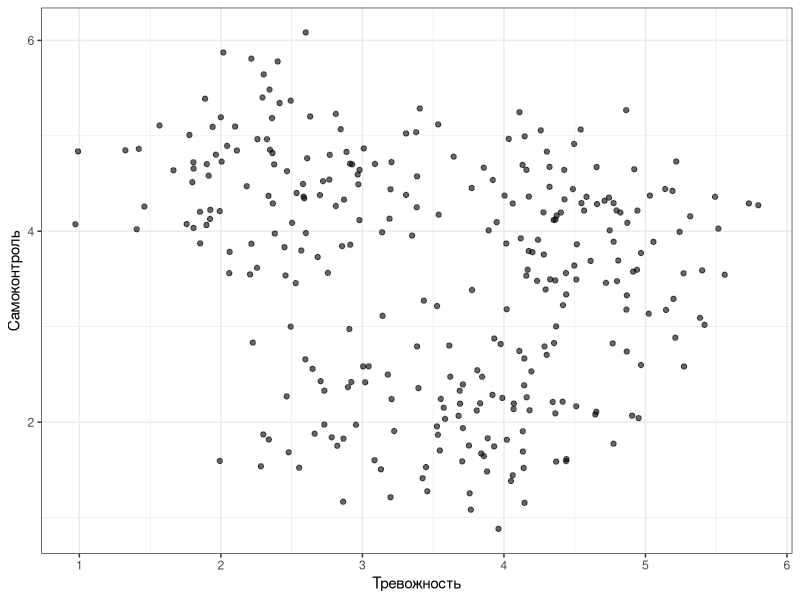
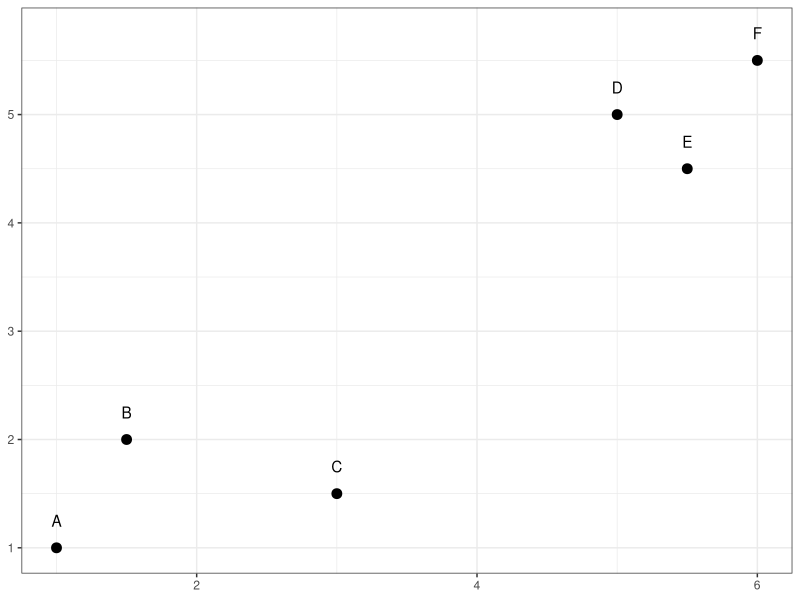
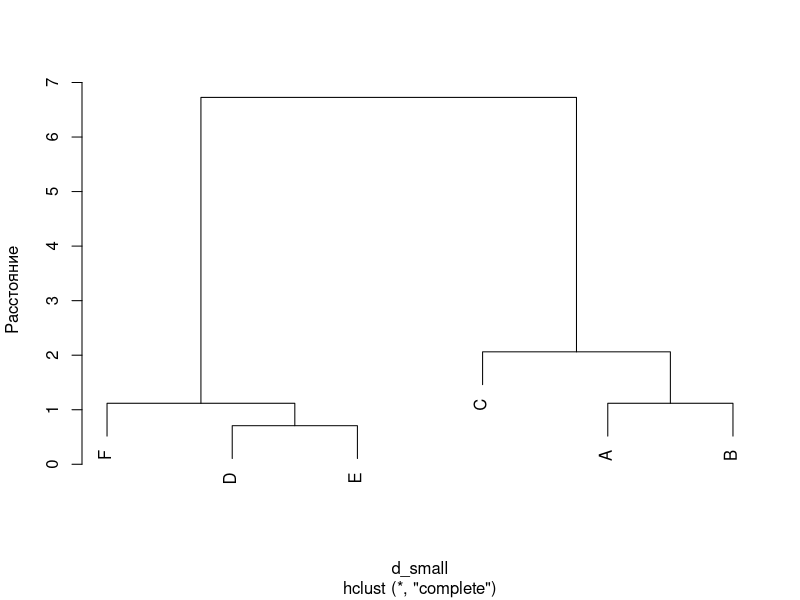
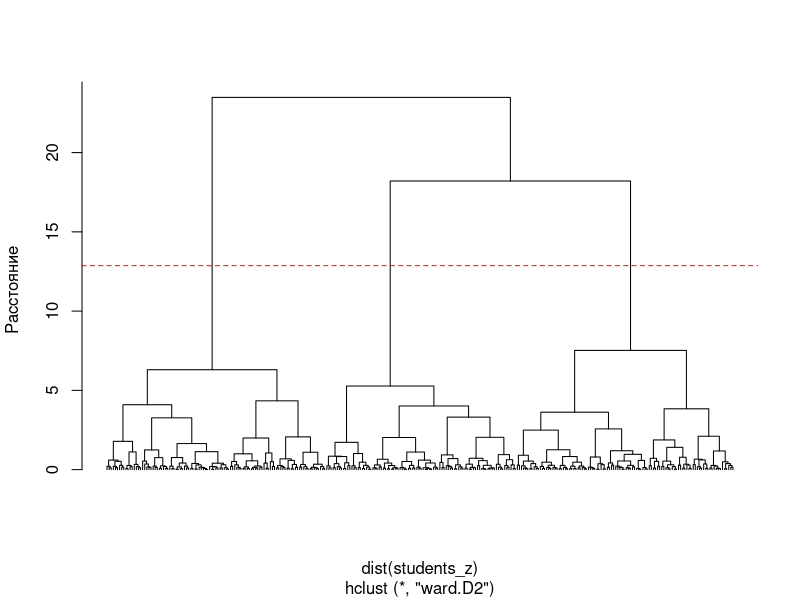
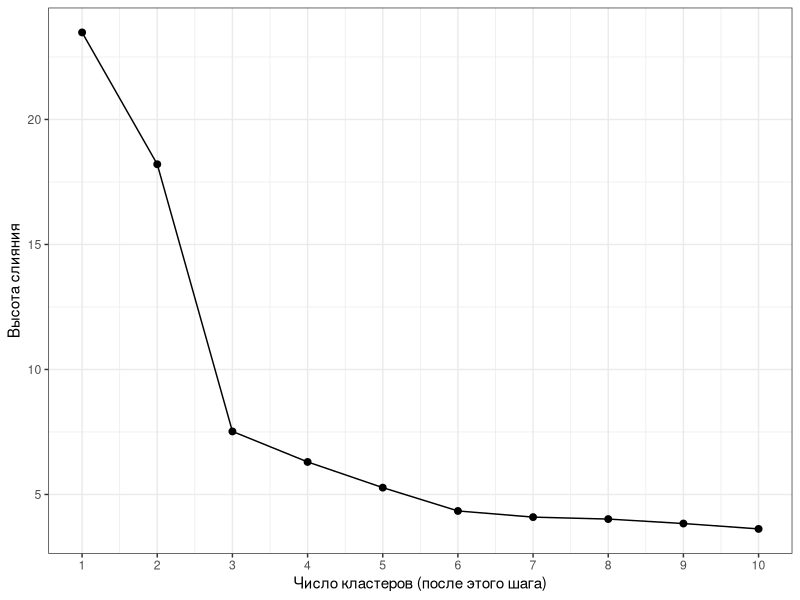
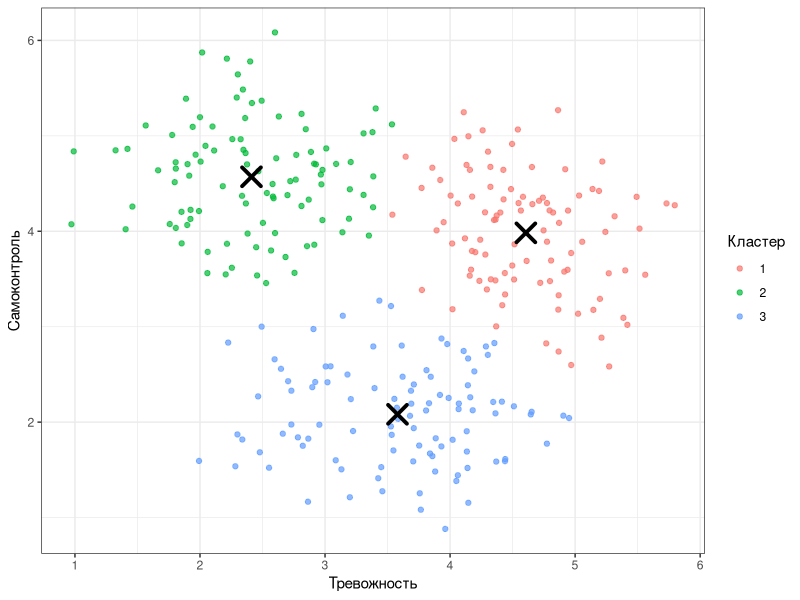
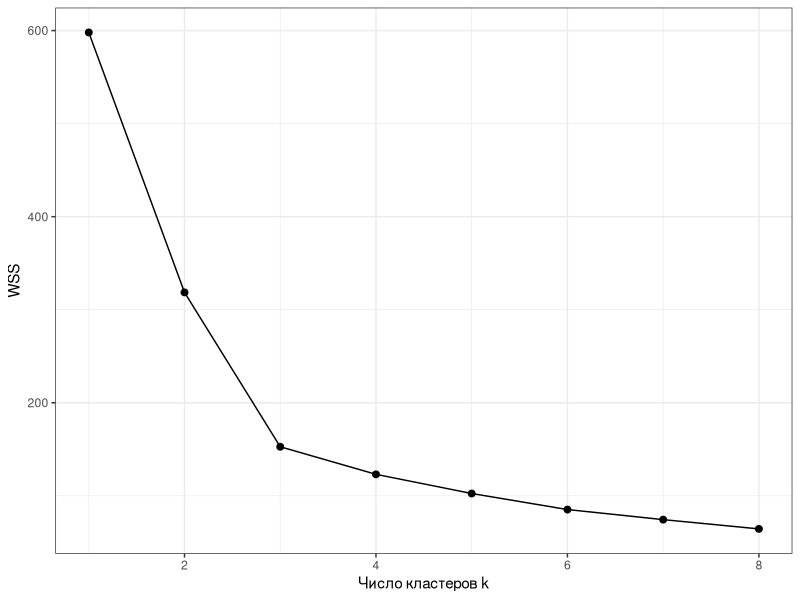
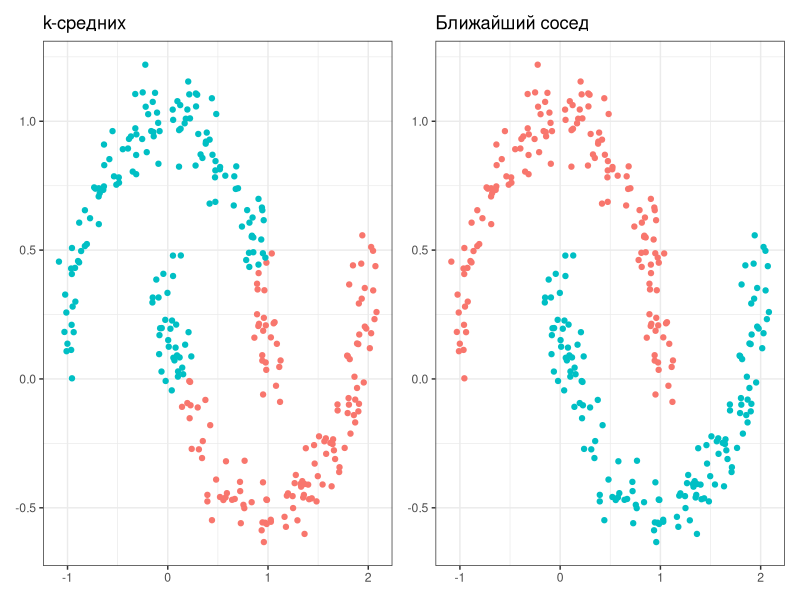

R code for these plots, in order:
## ---- chunk 1
knitr::opts_chunk$set(echo = TRUE, eval = TRUE, warning = FALSE, message = FALSE, error = FALSE,
                      fig.height = 3.6, fig.width = 6.5)
## ---- chunk 2
library(tidyverse)
library(patchwork)
theme_set(theme_bw())
## ---- chunk 3
set.seed(2026)

n_each <- 100
students <- bind_rows(
  tibble(anxiety = rnorm(n_each, 2.5, 0.6), selfctrl = rnorm(n_each, 4.5, 0.6), true = "A"),
  tibble(anxiety = rnorm(n_each, 4.5, 0.6), selfctrl = rnorm(n_each, 4.0, 0.6), true = "B"),
  tibble(anxiety = rnorm(n_each, 3.5, 0.6), selfctrl = rnorm(n_each, 2.0, 0.6), true = "C")
)

ggplot(students, aes(anxiety, selfctrl)) +
  geom_point(alpha = 0.6) +
  labs(x = "Тревожность", y = "Самоконтроль")
## ---- chunk 4
three <- students |> slice(1:3) |> select(anxiety, selfctrl)
three

dist(three, method = "euclidean")
dist(three, method = "manhattan")
## ---- chunk 5
three_scaled <- three |> mutate(selfctrl = selfctrl * 100)
dist(three)
dist(three_scaled)
## ---- chunk 6
students_z <- students |>
  select(anxiety, selfctrl) |>
  scale() |>
  as_tibble()
## ---- chunk 7
pts <- tibble(id = LETTERS[1:6],
              x = c(1, 1.5, 3, 5, 5.5, 6),
              y = c(1, 2, 1.5, 5, 4.5, 5.5))

ggplot(pts, aes(x, y, label = id)) +
  geom_point(size = 3) +
  geom_text(nudge_y = 0.25) +
  labs(x = NULL, y = NULL)
## ---- chunk 8
d_small <- dist(pts[, c("x", "y")]) |> `attr<-`("Labels", pts$id)
round(d_small, 2)

hc_small <- hclust(d_small, method = "complete")
tibble(step = 1:5,
       merged = map_chr(1:5, \(i) paste(ifelse(hc_small$merge[i, ] < 0,
                                               pts$id[abs(hc_small$merge[i, ])],
                                               paste0("кластер ", hc_small$merge[i, ])),
                                        collapse = " + ")),
       height = round(hc_small$height, 2))
## ---- chunk 9
#| label: fig-dendro-small
#| fig-cap: "Дендрограмма для шести точек (метод дальнего соседа)"
plot(hc_small, main = NULL, xlab = NULL, sub = NULL, ylab = "Расстояние")
## ---- chunk 10
hc <- hclust(dist(students_z), method = "ward.D2")
## ---- chunk 11
#| label: fig-dendro
#| fig-cap: "Дендрограмма кластеризации 300 студентов (метод Уорда). Красная линия --- разрез на три кластера"
plot(hc, labels = FALSE, hang = -1, main = NULL, xlab = NULL, sub = NULL, ylab = "Расстояние")
abline(h = mean(rev(hc$height)[2:3]), col = "firebrick", lty = 2)
## ---- chunk 12
students <- students |> mutate(hier = factor(cutree(hc, k = 3)))
count(students, true, hier)
## ---- chunk 13
#| label: fig-scree-hier
#| fig-cap: "Высоты последних слияний. Резкий скачок после выделения трёх кластеров"
tibble(k = 1:10, height = rev(tail(hc$height, 10))) |>
  ggplot(aes(k, height)) +
  geom_line() + geom_point(size = 2) +
  scale_x_continuous(breaks = 1:10) +
  labs(x = "Число кластеров (после этого шага)", y = "Высота слияния")
## ---- chunk 14
set.seed(1)
km <- kmeans(students_z, centers = 3, nstart = 25)
km$size
## ---- chunk 15
#| label: fig-kmeans
#| fig-cap: "Результат метода k-средних. Крестики --- центры кластеров"
students <- students |> mutate(km = factor(km$cluster))

centers <- as_tibble(km$centers) |>
  mutate(anxiety = anxiety * sd(students$anxiety) + mean(students$anxiety),
         selfctrl = selfctrl * sd(students$selfctrl) + mean(students$selfctrl))

ggplot(students, aes(anxiety, selfctrl, colour = km)) +
  geom_point(alpha = 0.7) +
  geom_point(data = centers, shape = 4, size = 5, stroke = 2, colour = "black") +
  labs(x = "Тревожность", y = "Самоконтроль", colour = "Кластер")
## ---- chunk 16
#| label: fig-elbow
#| fig-cap: "Метод локтя: внутрикластерная сумма квадратов при разном числе кластеров"
tibble(k = 1:8) |>
  mutate(wss = map_dbl(k, \(k) kmeans(students_z, centers = k, nstart = 25)$tot.withinss)) |>
  ggplot(aes(k, wss)) +
  geom_line() + geom_point(size = 2) +
  labs(x = "Число кластеров k", y = "WSS")
## ---- chunk 17
set.seed(2026)
n_m <- 150
t1 <- runif(n_m, 0, pi)
t2 <- runif(n_m, 0, pi)
moons <- bind_rows(
  tibble(x = cos(t1), y = sin(t1), true = "1"),
  tibble(x = 1 - cos(t2), y = 0.5 - sin(t2), true = "2")
) |>
  mutate(x = x + rnorm(n(), sd = 0.08), y = y + rnorm(n(), sd = 0.08))

moons <- moons |>
  mutate(km = factor(kmeans(scale(pick(x, y)), 2, nstart = 25)$cluster),
         single = factor(cutree(hclust(dist(scale(pick(x, y))), "single"), 2)))
## ---- chunk 18
#| label: fig-moons
#| fig-cap: "Метод k-средних разрезает «полумесяцы» поперёк, а иерархический метод ближайшего соседа находит их верно"
#| fig-height: 3.2
p1 <- ggplot(moons, aes(x, y, colour = km)) + geom_point(show.legend = FALSE) +
  labs(title = "k-средних", x = NULL, y = NULL)
p2 <- ggplot(moons, aes(x, y, colour = single)) + geom_point(show.legend = FALSE) +
  labs(title = "Ближайший сосед", x = NULL, y = NULL)
p1 + p2
## ---- chunk 19
tibble(method = c("Иерархический (Уорд)", "k-средних"),
       ARI = c(mclust::adjustedRandIndex(students$true, students$hier),
               mclust::adjustedRandIndex(students$true, students$km)))
## ---- chunk 20
sil <- cluster::silhouette(as.integer(students$km), dist(students_z))
mean(sil[, "sil_width"])
## ---- chunk 21
#| label: fig-silhouette-k
#| fig-cap: "Средняя силуэтная ширина при разном числе кластеров (k-средних)"
tibble(k = 2:8) |>
  mutate(sil = map_dbl(k, \(k) {
    cl <- kmeans(students_z, centers = k, nstart = 25)$cluster
    mean(cluster::silhouette(cl, dist(students_z))[, "sil_width"])
  })) |>
  ggplot(aes(k, sil)) +
  geom_line() + geom_point(size = 2) +
  labs(x = "Число кластеров k", y = "Средняя силуэтная ширина")
## ---- chunk 22
keys <- list(agree = c("-A1", "A2", "A3", "A4", "A5"),
             consc = c("C1", "C2", "C3", "-C4", "-C5"),
             extra = c("-E1", "-E2", "E3", "E4", "E5"),
             neuro = c("N1", "N2", "N3", "N4", "N5"),
             open  = c("O1", "-O2", "O3", "O4", "-O5"))

bfi_scores <- psych::scoreItems(keys, psych::bfi[, 1:25], min = 1, max = 6)$scores |>
  as_tibble()
## ---- chunk 23
bfi_z <- bfi_scores |> drop_na() |> scale()

tibble(k = 2:6) |>
  mutate(sil = map_dbl(k, \(k) {
    cl <- kmeans(bfi_z, centers = k, nstart = 10)$cluster
    mean(cluster::silhouette(cl, dist(bfi_z))[, "sil_width"])
  }))
## ---- chunk 24
students |>
  summarise(n = n(), anxiety = mean(anxiety), selfctrl = mean(selfctrl), .by = km) |>
  arrange(km) |>
  mutate(across(c(anxiety, selfctrl), \(x) round(x, 2)))
